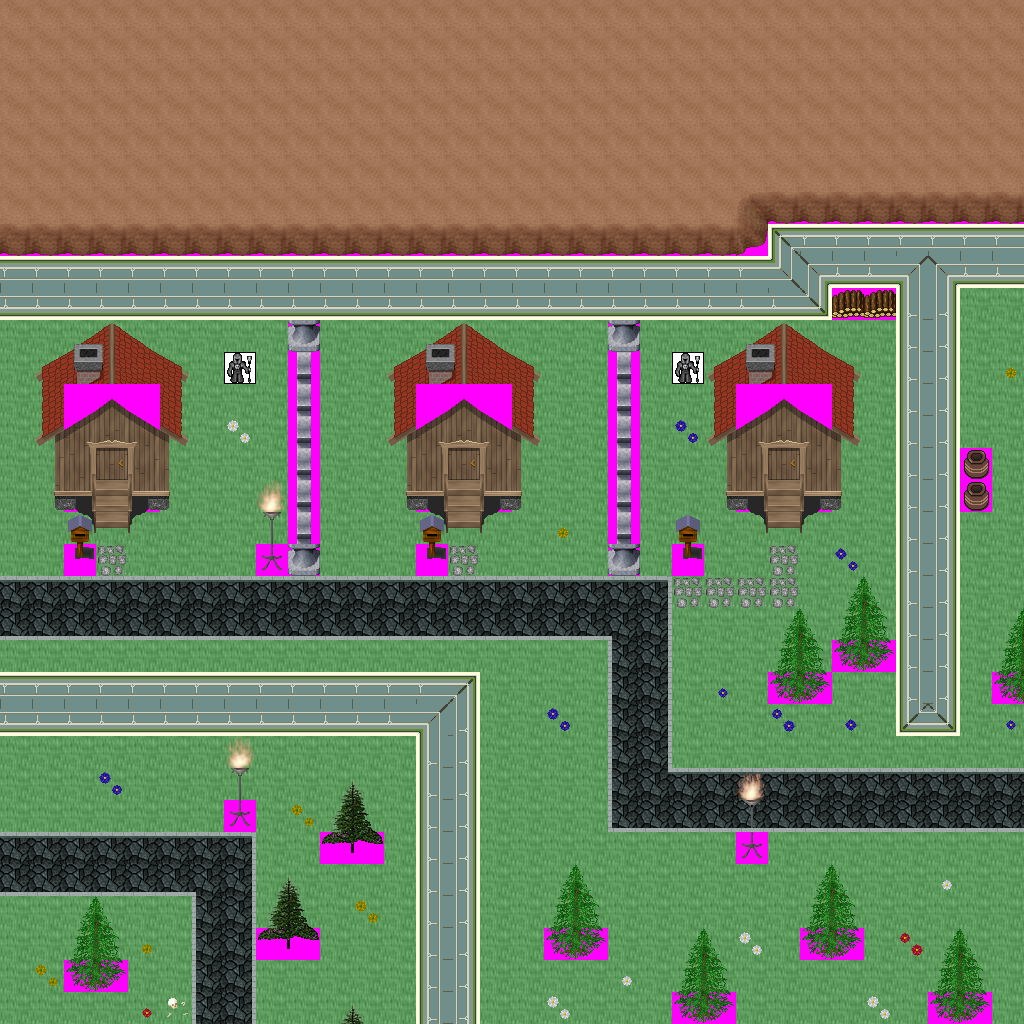

Rendered tile map (Tiled .tmx) drawn with the repository's tilesets; below, a short description and the map source with its tile grids summarised:
An orthogonal 32x32 tile map with 32x32 px tiles, 7 tile layers (Ground, Objects, Above, Walkable, ...), 25 tilesets and 16 objects (8x newmap, from_west_0, from_west_1, from_east_0, from_east_1, ...).

<map version="1.0" orientation="orthogonal" width="32" height="32" tilewidth="32" tileheight="32">
 <tileset firstgid="1" name="ground_brown" tilewidth="32" tileheight="32">
  <image source="../drawable/ground_brown.png" width="160" height="32" />
 </tileset>
 <tileset firstgid="6" name="building_wall_int_blue_green" tilewidth="32" tileheight="32">
  <image source="../drawable/building_wall_int_blue_green.png" width="128" height="128" />
 </tileset>
 <tileset firstgid="22" name="building_wall_int_green_blue" tilewidth="32" tileheight="32">
  <image source="../drawable/building_wall_int_green_blue.png" width="128" height="128" />
 </tileset>
 <tileset firstgid="38" name="item_corpse_skull_pale" tilewidth="32" tileheight="32">
  <image source="../drawable/item_corpse_skull_pale.png" width="64" height="32" />
 </tileset>
 <tileset firstgid="40" name="building_decoration_orbpedestal" tilewidth="32" tileheight="32">
  <image source="../drawable/building_decoration_orbpedestal.png" width="32" height="64" />
 </tileset>
 <tileset firstgid="42" name="building_decoration_block" tilewidth="32" tileheight="32">
  <image source="../drawable/building_decoration_block.png" width="64" height="32" />
 </tileset>
 <tileset firstgid="44" name="ground_cobbled_paving" tilewidth="32" tileheight="32">
  <image source="../drawable/ground_cobbled_paving.png" width="32" height="32" />
 </tileset>
 <tileset firstgid="45" name="ground_stone_floors" tilewidth="32" tileheight="32">
  <image source="../drawable/ground_stone_floors.png" width="96" height="64" />
 </tileset>
 <tileset firstgid="51" name="ground_ground" tilewidth="32" tileheight="32">
  <image source="../drawable/ground_ground.png" width="96" height="352" />
 </tileset>
 <tileset firstgid="84" name="plant_flower_daisy_blue" tilewidth="32" tileheight="32">
  <image source="../drawable/plant_flower_daisy_blue.png" width="64" height="128" />
 </tileset>
 <tileset firstgid="92" name="plant_flower_daisy_red" tilewidth="32" tileheight="32">
  <image source="../drawable/plant_flower_daisy_red.png" width="64" height="128" />
 </tileset>
 <tileset firstgid="100" name="plant_flower_daisy_white" tilewidth="32" tileheight="32">
  <image source="../drawable/plant_flower_daisy_white.png" width="64" height="128" />
 </tileset>
 <tileset firstgid="108" name="plant_flower_daisy_yellow" tilewidth="32" tileheight="32">
  <image source="../drawable/plant_flower_daisy_yellow.png" width="64" height="128" />
 </tileset>
 <tileset firstgid="116" name="plant_tree_spruce" tilewidth="32" tileheight="32">
  <image source="../drawable/plant_tree_spruce.png" width="64" height="96" />
 </tileset>
 <tileset firstgid="122" name="item_pot_pot_purple" tilewidth="32" tileheight="32">
  <image source="../drawable/item_pot_pot_purple.png" width="32" height="32" />
 </tileset>
 <tileset firstgid="123" name="item_postbox" tilewidth="32" tileheight="32">
  <image source="../drawable/item_postbox.png" width="64" height="64" />
 </tileset>
 <tileset firstgid="127" name="furniture_light_iron_lamp" tilewidth="32" tileheight="32">
  <image source="../drawable/furniture_light_iron_lamp.png" width="32" height="96" />
 </tileset>
 <tileset firstgid="130" name="furniture_light_flames" tilewidth="32" tileheight="32">
  <image source="../drawable/furniture_light_flames.png" width="192" height="32" />
 </tileset>
 <tileset firstgid="136" name="building_wall_bricked_edges" tilewidth="32" tileheight="32">
  <image source="../drawable/building_wall_bricked_edges.png" width="160" height="160" />
 </tileset>
 <tileset firstgid="161" name="plant_tree_tree_fluffy" tilewidth="32" tileheight="32">
  <image source="../drawable/plant_tree_tree_fluffy.png" width="128" height="96" />
 </tileset>
 <tileset firstgid="173" name="logic_creature_chaos" tilewidth="32" tileheight="32">
  <image source="../drawable/logic_creature_chaos.png" width="224" height="32" />
 </tileset>
 <tileset firstgid="180" name="building_huts" tilewidth="32" tileheight="32">
  <image source="../drawable/building_huts.png" width="832" height="416" />
 </tileset>
 <tileset firstgid="518" name="item_firewood" tilewidth="32" tileheight="32">
  <image source="../drawable/item_firewood.png" width="96" height="128" />
 </tileset>
 <tileset firstgid="530" name="building_wall_int_sandstone" tilewidth="32" tileheight="32">
  <image source="../drawable/building_wall_int_sandstone.png" width="96" height="160" />
 </tileset>
 <tileset firstgid="545" name="walkable_sentinel" tilewidth="32" tileheight="32">
  <image source="../drawable/walkable_sentinel.png" width="32" height="32" />
 </tileset>
 <layer name="Ground" width="32" height="32">
  <data>[1024 cells, 1024 non-empty, 3 distinct tile ids]</data>
 </layer>
 <layer name="Objects" width="32" height="32">
  <data>[1024 cells, 2 non-empty, 1 distinct tile ids]</data>
 </layer>
 <layer name="Above" width="32" height="32">
  <data>[1024 cells, 104 non-empty, 30 distinct tile ids]</data>
 </layer>
 <layer name="Walkable" width="32" height="32">
  <data>[1024 cells, 468 non-empty, 1 distinct tile ids]</data>
 </layer>
 <layer name="Objects_stendhal" width="32" height="32">
  <data>[1024 cells, 627 non-empty, 68 distinct tile ids]</data>
 </layer>
 <layer name="Above_stendhal" width="32" height="32">
  <data>[1024 cells, 0 non-empty, 0 distinct tile ids]</data>
 </layer>
 <layer name="Objects_stendhal2" width="32" height="32">
  <data>[1024 cells, 2 non-empty, 1 distinct tile ids]</data>
 </layer>
 <objectgroup name="Mapevents" width="32" height="32">
  <object name="exit_east_0" type="newmap" x="992" y="288" width="32" height="384">
   <properties>
    <property name="map" value="level_1_fado_great_cave_n_e3_x2_y0" />
    <property name="place" value="from_east_0" />
   </properties>
  </object>
  <object name="exit_east_1" type="newmap" x="992" y="704" width="32" height="320">
   <properties>
    <property name="map" value="level_1_fado_great_cave_n_e3_x2_y0" />
    <property name="place" value="from_east_1" />
   </properties>
  </object>
  <object name="exit_west_0" type="newmap" x="0" y="352" width="32" height="320">
   <properties>
    <property name="map" value="level_1_fado_great_cave_n_e3_x0_y0" />
    <property name="place" value="from_west_0" />
   </properties>
  </object>
  <object name="exit_west_1" type="newmap" x="0" y="736" width="32" height="288">
   <properties>
    <property name="map" value="level_1_fado_great_cave_n_e3_x0_y0" />
    <property name="place" value="from_west_1" />
   </properties>
  </object>
  <object name="exit_south_0" type="newmap" x="0" y="992" width="416" height="32">
   <properties>
    <property name="map" value="level_1_fado_great_cave_n_e3_x1_y1" />
    <property name="place" value="from_south_0" />
   </properties>
  </object>
  <object name="exit_south_1" type="newmap" x="480" y="992" width="192" height="32">
   <properties>
    <property name="map" value="level_1_fado_great_cave_n_e3_x1_y1" />
    <property name="place" value="from_south_1" />
   </properties>
  </object>
  <object name="exit_south_2" type="newmap" x="736" y="992" width="192" height="32">
   <properties>
    <property name="map" value="level_1_fado_great_cave_n_e3_x1_y1" />
    <property name="place" value="from_south_2" />
   </properties>
  </object>
  <object name="exit_south_3" type="newmap" x="992" y="992" width="32" height="32">
   <properties>
    <property name="map" value="level_1_fado_great_cave_n_e3_x1_y1" />
    <property name="place" value="from_south_3" />
   </properties>
  </object>
 </objectgroup>
 <objectgroup name="Spawn" width="32" height="32">
  <object name="from_west_0" x="992" y="480" width="32" height="32" />
  <object name="from_west_1" x="992" y="864" width="32" height="32" />
  </objectgroup>
 <objectgroup name="Keys" width="32" height="32" />
 <objectgroup name="Replace" width="32" height="32" />
</map>
<!-- 6 of 16 objects omitted -->
